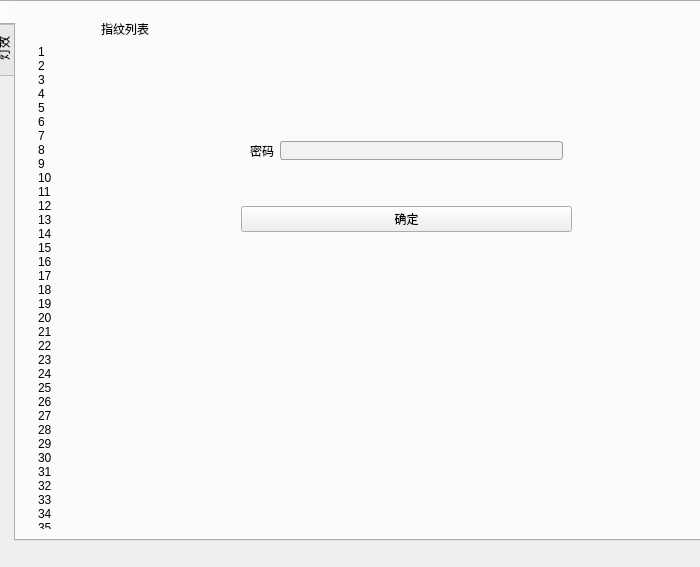
<?xml version="1.0" encoding="UTF-8"?>
<ui version="4.0">
 <class>MainWindow</class>
 <widget class="QMainWindow" name="MainWindow">
  <property name="geometry">
   <rect>
    <x>0</x>
    <y>0</y>
    <width>700</width>
    <height>567</height>
   </rect>
  </property>
  <property name="minimumSize">
   <size>
    <width>700</width>
    <height>567</height>
   </size>
  </property>
  <property name="maximumSize">
   <size>
    <width>800</width>
    <height>567</height>
   </size>
  </property>
  <property name="windowTitle">
   <string>MainWindow</string>
  </property>
  <property name="autoFillBackground">
   <bool>true</bool>
  </property>
  <property name="styleSheet">
   <string notr="true"/>
  </property>
  <widget class="QWidget" name="centralwidget">
   <widget class="QTabWidget" name="tabWidget">
    <property name="geometry">
     <rect>
      <x>-10</x>
      <y>0</y>
      <width>711</width>
      <height>541</height>
     </rect>
    </property>
    <property name="sizePolicy">
     <sizepolicy hsizetype="Fixed" vsizetype="Fixed">
      <horstretch>0</horstretch>
      <verstretch>0</verstretch>
     </sizepolicy>
    </property>
    <property name="minimumSize">
     <size>
      <width>600</width>
      <height>0</height>
     </size>
    </property>
    <property name="maximumSize">
     <size>
      <width>800</width>
      <height>16777215</height>
     </size>
    </property>
    <property name="layoutDirection">
     <enum>Qt::LeftToRight</enum>
    </property>
    <property name="autoFillBackground">
     <bool>true</bool>
    </property>
    <property name="tabPosition">
     <enum>QTabWidget::West</enum>
    </property>
    <property name="tabShape">
     <enum>QTabWidget::Rounded</enum>
    </property>
    <property name="currentIndex">
     <number>0</number>
    </property>
    <property name="iconSize">
     <size>
      <width>50</width>
      <height>50</height>
     </size>
    </property>
    <property name="usesScrollButtons">
     <bool>true</bool>
    </property>
    <widget class="QWidget" name="tab">
     <attribute name="icon">
      <iconset>
       <normaloff>:/Icon.jpg</normaloff>:/Icon.jpg</iconset>
     </attribute>
     <attribute name="title">
      <string/>
     </attribute>
     <layout class="QHBoxLayout" name="horizontalLayout_3">
      <item>
       <widget class="QWidget" name="widget" native="true">
        <property name="sizePolicy">
         <sizepolicy hsizetype="Preferred" vsizetype="Preferred">
          <horstretch>0</horstretch>
          <verstretch>0</verstretch>
         </sizepolicy>
        </property>
        <property name="maximumSize">
         <size>
          <width>200</width>
          <height>16777215</height>
         </size>
        </property>
        <property name="layoutDirection">
         <enum>Qt::LeftToRight</enum>
        </property>
        <property name="styleSheet">
         <string notr="true">background-color: rgba(255, 255, 255, 0);</string>
        </property>
        <layout class="QVBoxLayout" name="verticalLayout_3">
         <property name="bottomMargin">
          <number>0</number>
         </property>
         <item>
          <widget class="QLabel" name="label">
           <property name="sizePolicy">
            <sizepolicy hsizetype="Preferred" vsizetype="Preferred">
             <horstretch>0</horstretch>
             <verstretch>0</verstretch>
            </sizepolicy>
           </property>
           <property name="layoutDirection">
            <enum>Qt::LeftToRight</enum>
           </property>
           <property name="styleSheet">
            <string notr="true"/>
           </property>
           <property name="text">
            <string>指纹列表</string>
           </property>
           <property name="alignment">
            <set>Qt::AlignCenter</set>
           </property>
          </widget>
         </item>
         <item>
          <widget class="QListWidget" name="listWidget">
           <property name="minimumSize">
            <size>
             <width>20</width>
             <height>0</height>
            </size>
           </property>
           <property name="contextMenuPolicy">
            <enum>Qt::CustomContextMenu</enum>
           </property>
           <property name="styleSheet">
            <string notr="true">QListWidget::Index{color:red}</string>
           </property>
           <property name="verticalScrollBarPolicy">
            <enum>Qt::ScrollBarAlwaysOff</enum>
           </property>
           <item>
            <property name="text">
             <string>1</string>
            </property>
            <property name="textAlignment">
             <set>AlignLeading|AlignVCenter</set>
            </property>
            <property name="background">
             <brush brushstyle="NoBrush">
              <color alpha="0">
               <red>0</red>
               <green>0</green>
               <blue>0</blue>
              </color>
             </brush>
            </property>
            <property name="icon">
             <iconset>
              <normaloff>:/Icon.jpg</normaloff>:/Icon.jpg</iconset>
            </property>
           </item>
           <item>
            <property name="text">
             <string>2</string>
            </property>
            <property name="textAlignment">
             <set>AlignLeading|AlignVCenter</set>
            </property>
           </item>
           <item>
            <property name="text">
             <string>3</string>
            </property>
            <property name="textAlignment">
             <set>AlignLeading|AlignVCenter</set>
            </property>
           </item>
           <item>
            <property name="text">
             <string>4</string>
            </property>
            <property name="textAlignment">
             <set>AlignLeading|AlignVCenter</set>
            </property>
           </item>
           <item>
            <property name="text">
             <string>5</string>
            </property>
           </item>
           <item>
            <property name="text">
             <string>6</string>
            </property>
           </item>
           <item>
            <property name="text">
             <string>7</string>
            </property>
           </item>
           <item>
            <property name="text">
             <string>8</string>
            </property>
           </item>
           <item>
            <property name="text">
             <string>9</string>
            </property>
           </item>
           <item>
            <property name="text">
             <string>10</string>
            </property>
           </item>
           <item>
            <property name="text">
             <string>11</string>
            </property>
           </item>
           <item>
            <property name="text">
             <string>12</string>
            </property>
           </item>
           <item>
            <property name="text">
             <string>13</string>
            </property>
           </item>
           <item>
            <property name="text">
             <string>14</string>
            </property>
           </item>
           <item>
            <property name="text">
             <string>15</string>
            </property>
           </item>
           <item>
            <property name="text">
             <string>16</string>
            </property>
           </item>
           <item>
            <property name="text">
             <string>17</string>
            </property>
           </item>
           <item>
            <property name="text">
             <string>18</string>
            </property>
           </item>
           <item>
            <property name="text">
             <string>19</string>
            </property>
           </item>
           <item>
            <property name="text">
             <string>20</string>
            </property>
           </item>
           <item>
            <property name="text">
             <string>21</string>
            </property>
           </item>
           <item>
            <property name="text">
             <string>22</string>
            </property>
           </item>
           <item>
            <property name="text">
             <string>23</string>
            </property>
           </item>
           <item>
            <property name="text">
             <string>24</string>
            </property>
           </item>
           <item>
            <property name="text">
             <string>25</string>
            </property>
           </item>
           <item>
            <property name="text">
             <string>26</string>
            </property>
           </item>
           <item>
            <property name="text">
             <string>27</string>
            </property>
           </item>
           <item>
            <property name="text">
             <string>28</string>
            </property>
           </item>
           <item>
            <property name="text">
             <string>29</string>
            </property>
           </item>
           <item>
            <property name="text">
             <string>30</string>
            </property>
           </item>
           <item>
            <property name="text">
             <string>31</string>
            </property>
           </item>
           <item>
            <property name="text">
             <string>32</string>
            </property>
           </item>
           <item>
            <property name="text">
             <string>33</string>
            </property>
           </item>
           <item>
            <property name="text">
             <string>34</string>
            </property>
           </item>
           <item>
            <property name="text">
             <string>35</string>
            </property>
           </item>
           <item>
            <property name="text">
             <string>36</string>
            </property>
           </item>
           <item>
            <property name="text">
             <string>37</string>
            </property>
           </item>
           <item>
            <property name="text">
             <string>38</string>
            </property>
           </item>
           <item>
            <property name="text">
             <string>39</string>
            </property>
           </item>
           <item>
            <property name="text">
             <string>40</string>
            </property>
           </item>
           <item>
            <property name="text">
             <string>41</string>
            </property>
           </item>
           <item>
            <property name="text">
             <string>42</string>
            </property>
           </item>
           <item>
            <property name="text">
             <string>43</string>
            </property>
           </item>
           <item>
            <property name="text">
             <string>44</string>
            </property>
           </item>
           <item>
            <property name="text">
             <string>45</string>
            </property>
           </item>
           <item>
            <property name="text">
             <string>46</string>
            </property>
           </item>
           <item>
            <property name="text">
             <string>47</string>
            </property>
           </item>
           <item>
            <property name="text">
             <string>48</string>
            </property>
           </item>
           <item>
            <property name="text">
             <string>49</string>
            </property>
           </item>
           <item>
            <property name="text">
             <string>50</string>
            </property>
           </item>
           <item>
            <property name="text">
             <string>51</string>
            </property>
           </item>
           <item>
            <property name="text">
             <string>52</string>
            </property>
           </item>
           <item>
            <property name="text">
             <string>53</string>
            </property>
           </item>
           <item>
            <property name="text">
             <string>54</string>
            </property>
           </item>
           <item>
            <property name="text">
             <string>55</string>
            </property>
           </item>
           <item>
            <property name="text">
             <string>56</string>
            </property>
           </item>
           <item>
            <property name="text">
             <string>57</string>
            </property>
           </item>
           <item>
            <property name="text">
             <string>58</string>
            </property>
           </item>
           <item>
            <property name="text">
             <string>59</string>
            </property>
           </item>
           <item>
            <property name="text">
             <string>60</string>
            </property>
           </item>
           <item>
            <property name="text">
             <string>61</string>
            </property>
           </item>
           <item>
            <property name="text">
             <string>62</string>
            </property>
           </item>
           <item>
            <property name="text">
             <string>63</string>
            </property>
           </item>
           <item>
            <property name="text">
             <string>64</string>
            </property>
           </item>
          </widget>
         </item>
        </layout>
       </widget>
      </item>
      <item>
       <widget class="QStackedWidget" name="stackedWidget">
        <property name="currentIndex">
         <number>1</number>
        </property>
        <widget class="QWidget" name="page">
         <widget class="QWidget" name="widget_3" native="true">
          <property name="geometry">
           <rect>
            <x>0</x>
            <y>10</y>
            <width>401</width>
            <height>171</height>
           </rect>
          </property>
         </widget>
        </widget>
        <widget class="QWidget" name="page_2">
         <widget class="QWidget" name="widget_4" native="true">
          <property name="geometry">
           <rect>
            <x>10</x>
            <y>90</y>
            <width>331</width>
            <height>131</height>
           </rect>
          </property>
          <property name="styleSheet">
           <string notr="true">QLineEdit[echoMode=&quot;2&quot;] { /* QLineEdit有输入掩码时的状态 */
	lineedit-password-character: 9679;
	lineedit-password-mask-delay: 2000;
}</string>
          </property>
          <layout class="QVBoxLayout" name="verticalLayout_4">
           <item>
            <widget class="QWidget" name="widget_5" native="true">
             <layout class="QHBoxLayout" name="horizontalLayout_5">
              <item>
               <widget class="QLabel" name="label_5">
                <property name="text">
                 <string>密码</string>
                </property>
               </widget>
              </item>
              <item>
               <widget class="QLineEdit" name="lineedit_windowsPassword">
                <property name="styleSheet">
                 <string notr="true">QLineEdit {
	border: 1px solid #A0A0A0; /* 边框宽度为1px，颜色为#A0A0A0 */
	border-radius: 3px; /* 边框圆角 */
	padding-left: 5px; /* 文本距离左边界有5px */
	background-color: #F2F2F2; /* 背景颜色 */
	color: #A0A0A0; /* 文本颜色 */
	selection-background-color: #A0A0A0; /* 选中文本的背景颜色 */
	selection-color: #F2F2F2; /* 选中文本的颜色 */
	font-family: &quot;Microsoft YaHei&quot;; /* 文本字体族 */
	font-size: 10pt; /* 文本字体大小 */
}
QLineEdit[echoMode=&quot;2&quot;] {
    lineedit-password-character:9679;
}</string>
                </property>
                <property name="inputMethodHints">
                 <set>Qt::ImhNone</set>
                </property>
               </widget>
              </item>
             </layout>
            </widget>
           </item>
           <item>
            <widget class="QPushButton" name="pushButton_windowspassword">
             <property name="text">
              <string>确定</string>
             </property>
            </widget>
           </item>
          </layout>
         </widget>
        </widget>
        <widget class="QWidget" name="page_account_password">
         <widget class="QWidget" name="widget_6" native="true">
          <property name="geometry">
           <rect>
            <x>40</x>
            <y>80</y>
            <width>331</width>
            <height>161</height>
           </rect>
          </property>
          <layout class="QVBoxLayout" name="verticalLayout_5">
           <item>
            <widget class="QWidget" name="widget_7" native="true">
             <layout class="QHBoxLayout" name="horizontalLayout_4">
              <item>
               <widget class="QLabel" name="label_6">
                <property name="text">
                 <string>账号</string>
                </property>
               </widget>
              </item>
              <item>
               <widget class="QLineEdit" name="lineEdit_ap_account"/>
              </item>
             </layout>
            </widget>
           </item>
           <item>
            <widget class="QWidget" name="widget_8" native="true">
             <layout class="QHBoxLayout" name="horizontalLayout_6">
              <item>
               <widget class="QLabel" name="label_7">
                <property name="text">
                 <string>密码</string>
                </property>
               </widget>
              </item>
              <item>
               <widget class="QLineEdit" name="lineEdit_ap_password"/>
              </item>
             </layout>
            </widget>
           </item>
           <item>
            <widget class="QPushButton" name="pushButton_account_password">
             <property name="text">
              <string>确定</string>
             </property>
            </widget>
           </item>
          </layout>
         </widget>
        </widget>
        <widget class="QWidget" name="page_password">
         <widget class="QWidget" name="widget_9" native="true">
          <property name="geometry">
           <rect>
            <x>20</x>
            <y>70</y>
            <width>371</width>
            <height>161</height>
           </rect>
          </property>
          <layout class="QVBoxLayout" name="verticalLayout_6">
           <item>
            <widget class="QWidget" name="widget_10" native="true">
             <layout class="QHBoxLayout" name="horizontalLayout_7">
              <item>
               <widget class="QLabel" name="label_8">
                <property name="text">
                 <string>密码</string>
                </property>
               </widget>
              </item>
              <item>
               <widget class="QLineEdit" name="lineEdit_password"/>
              </item>
             </layout>
            </widget>
           </item>
           <item>
            <widget class="QPushButton" name="pushButton_password">
             <property name="text">
              <string>PushButton</string>
             </property>
            </widget>
           </item>
          </layout>
         </widget>
        </widget>
       </widget>
      </item>
     </layout>
    </widget>
    <widget class="QWidget" name="tab_2">
     <attribute name="title">
      <string> 灯效</string>
     </attribute>
     <widget class="QFrame" name="frame">
      <property name="geometry">
       <rect>
        <x>290</x>
        <y>90</y>
        <width>241</width>
        <height>141</height>
       </rect>
      </property>
      <property name="frameShape">
       <enum>QFrame::Box</enum>
      </property>
      <property name="frameShadow">
       <enum>QFrame::Raised</enum>
      </property>
      <layout class="QHBoxLayout" name="horizontalLayout">
       <item>
        <widget class="QWidget" name="widget_2" native="true"/>
       </item>
      </layout>
     </widget>
     <widget class="QFrame" name="frame_3">
      <property name="geometry">
       <rect>
        <x>40</x>
        <y>90</y>
        <width>222</width>
        <height>311</height>
       </rect>
      </property>
      <property name="frameShape">
       <enum>QFrame::Box</enum>
      </property>
      <property name="frameShadow">
       <enum>QFrame::Raised</enum>
      </property>
      <layout class="QHBoxLayout" name="horizontalLayout_2">
       <item>
        <widget class="QFrame" name="frame_4">
         <property name="frameShape">
          <enum>QFrame::StyledPanel</enum>
         </property>
         <property name="frameShadow">
          <enum>QFrame::Raised</enum>
         </property>
         <layout class="QVBoxLayout" name="verticalLayout_2">
          <item>
           <widget class="QLabel" name="label_2">
            <property name="text">
             <string>R</string>
            </property>
            <property name="alignment">
             <set>Qt::AlignCenter</set>
            </property>
           </widget>
          </item>
          <item>
           <widget class="QLabel" name="label_3">
            <property name="text">
             <string>G</string>
            </property>
            <property name="alignment">
             <set>Qt::AlignCenter</set>
            </property>
           </widget>
          </item>
          <item>
           <widget class="QLabel" name="label_4">
            <property name="text">
             <string>B</string>
            </property>
            <property name="alignment">
             <set>Qt::AlignCenter</set>
            </property>
           </widget>
          </item>
          <item>
           <widget class="QLabel" name="label_9">
            <property name="text">
             <string> 频率</string>
            </property>
           </widget>
          </item>
         </layout>
        </widget>
       </item>
       <item>
        <widget class="QFrame" name="frame_2">
         <property name="frameShape">
          <enum>QFrame::StyledPanel</enum>
         </property>
         <property name="frameShadow">
          <enum>QFrame::Raised</enum>
         </property>
         <layout class="QVBoxLayout" name="verticalLayout">
          <item>
           <widget class="QSlider" name="R_Slider">
            <property name="minimum">
             <number>0</number>
            </property>
            <property name="maximum">
             <number>255</number>
            </property>
            <property name="singleStep">
             <number>5</number>
            </property>
            <property name="value">
             <number>0</number>
            </property>
            <property name="orientation">
             <enum>Qt::Horizontal</enum>
            </property>
           </widget>
          </item>
          <item>
           <widget class="QSlider" name="G_Slider">
            <property name="minimum">
             <number>0</number>
            </property>
            <property name="maximum">
             <number>255</number>
            </property>
            <property name="singleStep">
             <number>5</number>
            </property>
            <property name="value">
             <number>0</number>
            </property>
            <property name="orientation">
             <enum>Qt::Horizontal</enum>
            </property>
           </widget>
          </item>
          <item>
           <widget class="QSlider" name="B_Slider">
            <property name="minimum">
             <number>0</number>
            </property>
            <property name="maximum">
             <number>255</number>
            </property>
            <property name="singleStep">
             <number>5</number>
            </property>
            <property name="value">
             <number>0</number>
            </property>
            <property name="orientation">
             <enum>Qt::Horizontal</enum>
            </property>
           </widget>
          </item>
          <item>
           <widget class="QSlider" name="interval_Slider">
            <property name="layoutDirection">
             <enum>Qt::RightToLeft</enum>
            </property>
            <property name="minimum">
             <number>10</number>
            </property>
            <property name="maximum">
             <number>255</number>
            </property>
            <property name="value">
             <number>255</number>
            </property>
            <property name="orientation">
             <enum>Qt::Horizontal</enum>
            </property>
           </widget>
          </item>
         </layout>
        </widget>
       </item>
      </layout>
     </widget>
     <widget class="QPushButton" name="pushButton_RGB_SET">
      <property name="geometry">
       <rect>
        <x>350</x>
        <y>260</y>
        <width>80</width>
        <height>20</height>
       </rect>
      </property>
      <property name="text">
       <string>设置</string>
      </property>
     </widget>
    </widget>
   </widget>
  </widget>
  <widget class="QMenuBar" name="menubar">
   <property name="geometry">
    <rect>
     <x>0</x>
     <y>0</y>
     <width>700</width>
     <height>22</height>
    </rect>
   </property>
  </widget>
 </widget>
 <resources/>
 <connections/>
</ui>
